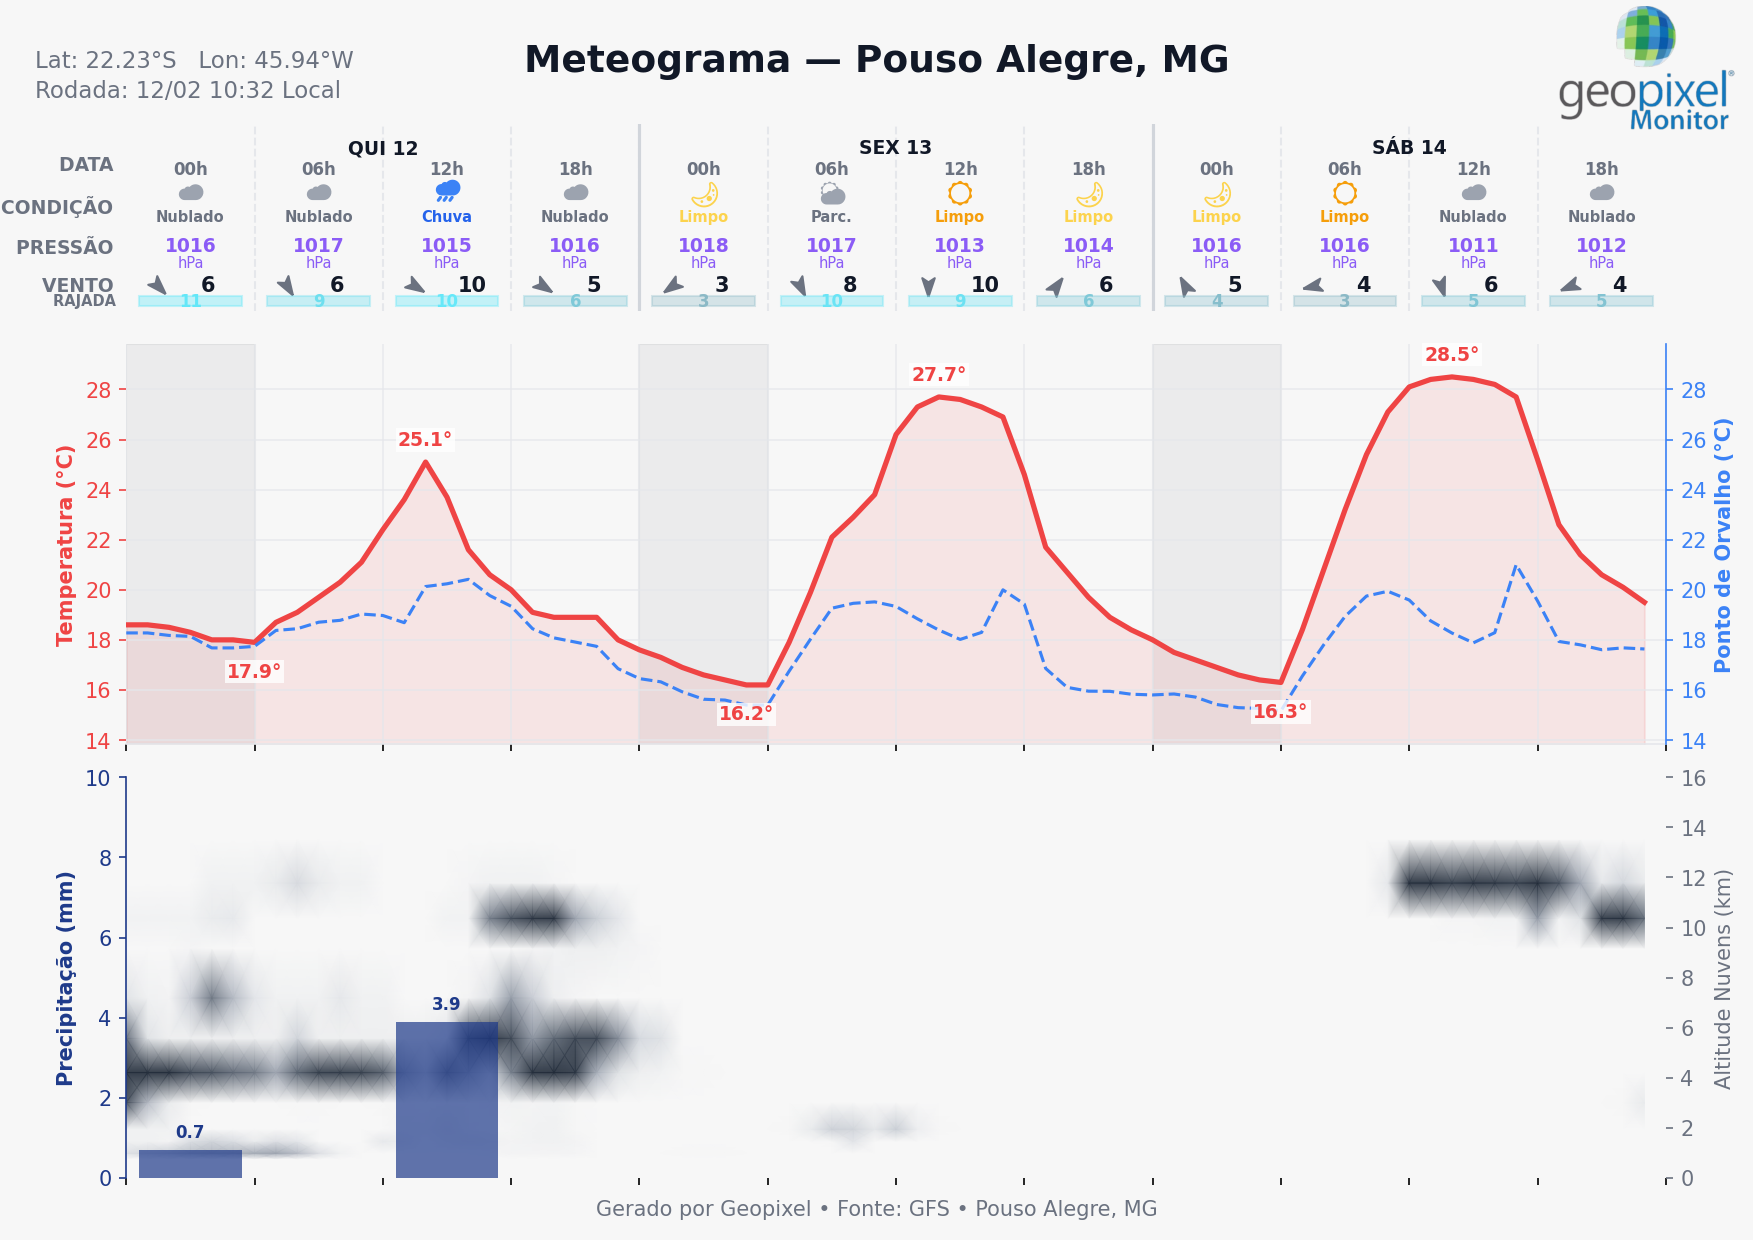

Reproduce this figure in Python.
import pandas as pd
import numpy as np
import matplotlib
matplotlib.use('Agg') # Backend para gerar arquivos sem janela
import matplotlib.pyplot as plt
import matplotlib.dates as mdates
from matplotlib import gridspec
from matplotlib.patches import Rectangle
import matplotlib.path as mpath
import matplotlib.markers as mmarkers
from pathlib import Path
import locale
from matplotlib.colors import LinearSegmentedColormap
import json
import httpx

# Configuração de Locale
try:
    locale.setlocale(locale.LC_TIME, 'pt_BR.UTF-8')
except Exception:
    try:
        locale.setlocale(locale.LC_TIME, 'Portuguese_Brazil.1252')
    except Exception:
        pass

# --- CONSTANTES DE DOWNLOAD (Do download_dados.py) ---
GFS_VARS = ",".join([
    "temperature_2m",
    "relativehumidity_2m",
    "precipitation",
    "cloudcover",
    "pressure_msl",
    "windspeed_10m",
    "windgusts_10m",
    "winddirection_10m",
    "is_day",
    "cloud_cover_1000hPa",
    "cloud_cover_950hPa",
    "cloud_cover_925hPa",
    "cloud_cover_900hPa",
    "cloud_cover_850hPa",
    "cloud_cover_800hPa",
    "cloud_cover_700hPa",
    "cloud_cover_600hPa",
    "cloud_cover_500hPa",
    "cloud_cover_400hPa",
    "cloud_cover_300hPa",
    "cloud_cover_250hPa",
    "cloud_cover_200hPa",
    "cloud_cover_150hPa",
    "cloud_cover_100hPa"
])

MARINE_VARS = ",".join([
    "wave_height",
    "wave_direction",
    "wind_wave_height",
    "wind_wave_direction",
    "swell_wave_height",
    "swell_wave_direction",
])

# --- FUNÇÕES DE DOWNLOAD ---
def fetch_gfs(lat: float, lon: float, days: int = 7, tz: str = "America/Sao_Paulo") -> dict:
    url = (
        "https://api.open-meteo.com/v1/gfs"
        f"?latitude={lat}&longitude={lon}"
        f"&hourly={GFS_VARS}"
        f"&timezone={tz}"
        f"&forecast_days={days}"
    )
    print(f"Baixando dados de: {url}")
    with httpx.Client(timeout=30) as cx:
        r = cx.get(url)
        r.raise_for_status()
        return r.json()

def fetch_marine(lat: float, lon: float, days: int = 7, tz: str = "America/Sao_Paulo") -> dict:
    url = (
        "https://marine-api.open-meteo.com/v1/marine"
        f"?latitude={lat}&longitude={lon}"
        f"&hourly={MARINE_VARS}"
        f"&timezone={tz}"
        f"&forecast_days={days}"
    )
    print(f"Baixando dados marinhos de: {url}")
    with httpx.Client(timeout=30) as cx:
        r = cx.get(url)
        r.raise_for_status()
        return r.json()

def to_dataframe(d: dict) -> pd.DataFrame:
    h = d["hourly"]
    df = pd.DataFrame(h)
    df["time"] = pd.to_datetime(df["time"])
    df = df.set_index("time")
    if "relativehumidity_2m" in df.columns and "temperature_2m" in df.columns:
        T = df["temperature_2m"]
        RH = df["relativehumidity_2m"] / 100.0
        a = 17.27
        b = 237.7
        gamma = (a * T) / (b + T) + np.log(RH)
        df["dewpoint_2m"] = (b * gamma) / (a - gamma)
    if "windspeed_10m" in df.columns and "winddirection_10m" in df.columns:
        rad = np.deg2rad(df["winddirection_10m"])
        df["wind_u10"] = -df["windspeed_10m"] * np.sin(rad)
        df["wind_v10"] = -df["windspeed_10m"] * np.cos(rad)
    
    return df

def save_json(d: dict, path: Path) -> None:
    path.parent.mkdir(parents=True, exist_ok=True)
    path.write_text(json.dumps(d, ensure_ascii=False))

def save_csv(df: pd.DataFrame, path: Path) -> None:
    path.parent.mkdir(parents=True, exist_ok=True)
    df.to_csv(path, index=True)

def load_tide_table() -> pd.DataFrame:
    tide_path = Path(__file__).parent / 'data' / 'tabua_mares_2026.csv'
    if not tide_path.exists():
        return pd.DataFrame(columns=['altura'])
    df = pd.read_csv(tide_path, sep=';', header=None, names=['data', 'hora', 'altura'], engine='python')
    df = df[df['altura'].notna()]
    df['altura'] = df['altura'].astype(str).str.replace(',', '.', regex=False)
    df['altura'] = df['altura'].astype(float)
    df['data_hora'] = pd.to_datetime(df['data'] + ' ' + df['hora'], format='%d/%m/%Y %H:%M:%S', errors='coerce')
    df = df.dropna(subset=['data_hora'])
    df = df.set_index('data_hora')[['altura']]
    return df

# --- FUNÇÕES DE PROCESSAMENTO E GRÁFICO (Do generate_meteogram.py) ---
def aggregate_6h(df):
    # Agrega dados horários para blocos de 6h
    agg_dict = {
        'temperature_2m': 'mean',
        'dewpoint_2m': 'mean',
        'precipitation': 'sum',
        'cloudcover': 'mean',
        'windspeed_10m': 'max',
        'windgusts_10m': 'max',
        'pressure_msl': 'min',
        'is_day': 'first',
        'winddirection_10m': 'mean'
    }
    
    # Adicionar agregação de ondas se as colunas existirem
    if 'wave_height' in df.columns:
        agg_dict['wave_height'] = 'mean'
    if 'wave_direction' in df.columns:
        agg_dict['wave_direction'] = 'first'

    # Inclui nuvens por nível se houver
    for col in df.columns:
        if 'cloud_cover_' in col:
            agg_dict[col] = 'mean'
            
    return df.resample('6h').agg(agg_dict)

def get_wind_color(speed):
    # Cores baseadas na velocidade (km/h) - Gradiente Suave
    # 0: Cinza (#9ca3af)
    # 10: Ciano claro (#67e8f9)
    # 20: Ciano (#22d3ee)
    # 40: Amarelo (#facc15)
    # 60: Laranja (#fb923c)
    # 80: Vermelho (#ef4444)
    # 100: Vermelho (#ef4444)
    
    # Normalizar velocidade entre 0 e 100 km/h (satura em 100)
    s = max(0, min(speed, 100))
    norm = s / 100.0
    
    # Definir gradiente
    colors = [
        (0.0, '#9ca3af'), 
        (0.1, '#67e8f9'), 
        (0.2, '#22d3ee'),
        (0.3, '#facc15'),
        (0.5, '#fb923c'),
        (0.8, '#ef4444'),
        (1.0, '#ef4444')
    ]
    cmap = LinearSegmentedColormap.from_list("wind_gust", colors)
    
    # Obter cor RGBA interpolada
    rgba = cmap(norm)
    color_hex = matplotlib.colors.to_hex(rgba)
    
    # Alpha progressivo para dar destaque visual
    alpha = 0.3 + (0.6 * norm)
    
    return color_hex, alpha

def draw_font_icon(ax, x_center, y_center, condition, is_day):
    # Usar fonte do sistema com suporte a emojis/símbolos (Windows)
    FONT_NAME = 'Segoe UI Emoji' 
    FONT_SIZE = 12 # Tamanho grande para o ícone
    
    icon_char = ''
    icon_color = ''
    
    # Ajuste fino vertical (deslocado para baixo conforme solicitado)
    y_pos = y_center - 0.15

    if condition == 'rain':
        # Nuvem com chuva (🌧️)
        icon_char = '\U0001F327' 
        icon_color = '#3B82F6' # Azul
    
    elif condition == 'cloudy':
        # Nuvem (☁)
        icon_char = '\u2601' 
        icon_color = '#9CA3AF' # Cinza
        
    elif condition == 'partly':
        # Sol com nuvem (⛅)
        icon_char = '\u26C5'
        icon_color = '#9CA3AF' # Cinza
        if not is_day:
            # Não existe "Lua atrás da nuvem" universal. Vamos usar nuvem simples.
            icon_char = '\u2601'
    
    else: # Clear
        if is_day:
            # Sol (☀)
            icon_char = '\u2600'
            icon_color = '#F59E0B' # Laranja
        else:
            # Lua (🌙)
            icon_char = '\U0001F319' # Crescent Moon
            icon_color = '#FCD34D' # Amarelo Lua

    try:
        ax.text(x_center, y_pos, icon_char, fontname=FONT_NAME, fontsize=FONT_SIZE, 
                color=icon_color, ha='center', va='center', zorder=10)
    except Exception:
        ax.text(x_center, y_pos, "?", fontsize=20, ha='center', va='center')

    # Retornar rótulos de texto
    if condition == 'rain':
        return "Chuva", '#2563EB'
    elif condition == 'cloudy':
        return "Nublado", '#6B7280'
    elif condition == 'partly':
        return "Parc.", '#6B7280'
    else:
        return "Limpo", ('#F59E0B' if is_day else '#FCD34D')

def draw_meteogram(df_agg, df_hourly, output_path, city_name, lat, lon, is_litoral):
    # Configuração A4 Paisagem Estilizada
    plt.style.use('fast') # Base clean
    fig = plt.figure(figsize=(11.69, 8.27), dpi=150, facecolor='#f7f7f7') # Cor de fundo HTML
    
    # Cores do HTML
    C_BG = '#f7f7f7'
    C_GRID = '#e5e7eb'
    C_TEXT = '#111827'
    C_MUTED = '#6b7280'
    C_TEMP = '#ef4444'
    C_DEW = '#3b82f6'
    C_RAIN = '#1e3a8a' # Azul mais escuro (blue-900)
    C_WAVE = '#0891b2' # Ciano escuro
    
    # Layout: Topo (Tabela), Meio (Temp), Baixo (Chuva)
    gs = gridspec.GridSpec(3, 1, height_ratios=[1.4, 3, 3], hspace=0.1, 
                           left=0.072, right=0.95, top=0.90, bottom=0.05)
    
    ax_table = fig.add_subplot(gs[0], facecolor=C_BG)
    ax_temp = fig.add_subplot(gs[1], sharex=ax_table, facecolor=C_BG)
    ax_precip = fig.add_subplot(gs[2], sharex=ax_table, facecolor=C_BG)
    
    times = df_agg.index
    
    # --- 1. TABELA DE DADOS ---
    # Ajustado para 6h (intervalo menor, então +6h para margem)
    ax_table.set_xlim(times[0], times[-1] + pd.Timedelta(hours=6))
    ax_table.set_ylim(0, 4.5)
    ax_table.axis('off')
    
    # Rótulos Laterais
    labels = [
        (0.6, "VENTO"), (1.5, "PRESSÃO"), 
        (2.5, "CONDIÇÃO"), (3.5, "DATA")
    ]
    for y, txt in labels:
        ax_table.text(times[0], y, txt + "  ", ha='right', va='center', fontsize=9, color=C_MUTED, fontweight='bold', fontfamily='sans-serif')
        
    ax_table.text(times[0], 0.22, "RAJADA  ", ha='right', va='center', fontsize=7, color=C_MUTED, fontweight='bold', fontfamily='sans-serif')

    for i, t in enumerate(times):
        if i > 0:
            ax_table.axvline(t, color=C_GRID, linestyle='--', linewidth=1)
            
        # Centro do bloco de 6h = t + 3h
        x_center = t + pd.Timedelta(hours=3)
        
        # LINHA 3: Hora e Dia
        hour_txt = t.strftime('%H')
        ax_table.text(x_center, 3.4, hour_txt + "h", ha='center', va='center', fontsize=8, fontweight='bold', color=C_MUTED)
        
        # Lógica de Rótulo do Dia (Centralizado nos blocos do dia)
        if i == 0 or t.day != times[i-1].day:
            day_txt = t.strftime('%a %d').upper()
            
            # Encontrar todos os blocos deste dia
            current_day = t.day
            day_blocks = [time for time in times if time.day == current_day]
            
            if day_blocks:
                start_t = day_blocks[0]
                end_t = day_blocks[-1] + pd.Timedelta(hours=6)
                day_x = start_t + (end_t - start_t) / 2
                
                ax_table.text(day_x, 3.9, day_txt, ha='center', va='center', fontsize=9, color=C_TEXT, fontweight='bold')
            
            if i > 0:
                ax_table.axvline(t, color='#d1d5db', linestyle='-', linewidth=1.5)

        # LINHA 2: Ícone do Tempo
        is_day = df_agg['is_day'].iloc[i]
        
        # Ajuste: Se for 18h, considerar como noite (para exibir lua se estiver limpo)
        if t.hour == 18:
            is_day = 0

        precip = df_agg['precipitation'].iloc[i]
        cloud = df_agg['cloudcover'].iloc[i]
        
        cond_type = 'clear'
        if precip >= 1.0: cond_type = 'rain'
        elif cloud >= 80: cond_type = 'cloudy'
        elif cloud >= 40: cond_type = 'partly'
        
        label_txt, label_color = draw_font_icon(ax_table, x_center, 2.95, cond_type, is_day)
        ax_table.text(x_center, 2.25, label_txt, ha='center', va='center', fontsize=7, color=label_color, fontweight='bold')

        # LINHA 1: Pressão
        press = df_agg['pressure_msl'].iloc[i]
        ax_table.text(x_center, 1.55, f"{press:.0f}", ha='center', va='center', fontsize=9, color='#8b5cf6', fontweight='bold')
        ax_table.text(x_center, 1.15, "hPa", ha='center', va='center', fontsize=7, color='#8b5cf6')
        
        # LINHA 0: Vento
        w_spd = df_agg['windspeed_10m'].iloc[i]
        w_dir = df_agg['winddirection_10m'].iloc[i]
        w_gust = df_agg['windgusts_10m'].iloc[i]
        
        arrow_path = mpath.Path([
            (0, 1.0), (-0.6, -0.8), (0, -0.4), (0.6, -0.8), (0, 1.0)
        ])
        t_trans = matplotlib.transforms.Affine2D().rotate_deg(270 - w_dir)
        m = mmarkers.MarkerStyle(marker=arrow_path, transform=t_trans)
        
        # Ajuste de posição para caber em 6h (mais estreito)
        ax_table.scatter(x_center - pd.Timedelta(hours=1.5), 0.6, marker=m, s=100, color=C_MUTED)
        ax_table.text(x_center + pd.Timedelta(hours=0.5), 0.6, f"{w_spd:.0f}", ha='left', va='center', fontsize=10, fontweight='bold', color=C_TEXT)
        # ax_table.text(x_center + pd.Timedelta(hours=1.2), 0.6, "km/h", ha='left', va='center', fontsize=7, color=C_MUTED) # Removido para economizar espaço ou ajustado
        
        # Rajada
        c_gust, alpha_gust = get_wind_color(w_gust)
        rect_w = 0.20 # Mais estreito para 6h (era 0.40 para 12h)
        rect_x = mdates.date2num(x_center) - (rect_w / 2)
        ax_table.add_patch(Rectangle((rect_x, 0.1), rect_w, 0.25, color=c_gust, alpha=alpha_gust))
        ax_table.text(x_center, 0.22, f"{w_gust:.0f}", ha='center', va='center', fontsize=8, color=c_gust, fontweight='bold')

    # --- 2. GRÁFICO TEMPERATURA ---
    ax_temp.grid(True, linestyle='-', color=C_GRID, alpha=0.8)
    ax_temp.spines['top'].set_visible(False)
    ax_temp.spines['right'].set_visible(False)
    ax_temp.spines['left'].set_visible(False)
    ax_temp.spines['bottom'].set_color(C_GRID)
    
    ax_temp.fill_between(df_hourly.index, df_hourly['temperature_2m'], alpha=0.1, color=C_TEMP)
    ax_temp.plot(df_hourly.index, df_hourly['temperature_2m'], color=C_TEMP, linewidth=2.5, label='Temp')
    ax_temp.plot(df_hourly.index, df_hourly['dewpoint_2m'], color=C_DEW, linewidth=1.5, linestyle='--', label='Orvalho')
    
    # Extremos diários
    for _, group in df_hourly.groupby(df_hourly.index.date):
        t_max = group['temperature_2m'].max()
        idx_max = group['temperature_2m'].idxmax()
        ax_temp.text(idx_max, t_max + 0.5, f"{t_max:.1f}°", ha='center', va='bottom', fontsize=9, color=C_TEMP, fontweight='bold', bbox=dict(facecolor='white', alpha=0.8, edgecolor='none', pad=1))
        
        t_min = group['temperature_2m'].min()
        idx_min = group['temperature_2m'].idxmin()
        ax_temp.text(idx_min, t_min - 0.8, f"{t_min:.1f}°", ha='center', va='top', fontsize=9, color=C_TEMP, fontweight='bold', bbox=dict(facecolor='white', alpha=0.8, edgecolor='none', pad=1))
        
    ax_temp.set_ylabel('Temperatura (°C)', color=C_TEMP, fontweight='bold')
    ax_temp.tick_params(axis='y', colors=C_TEMP)

    # Eixo Orvalho
    ax_dew = ax_temp.twinx()
    t_min = min(df_hourly['temperature_2m'].min(), df_hourly['dewpoint_2m'].min())
    t_max = max(df_hourly['temperature_2m'].max(), df_hourly['dewpoint_2m'].max())
    padding = (t_max - t_min) * 0.1
    y_limits = (t_min - padding, t_max + padding)
    ax_temp.set_ylim(y_limits)
    ax_dew.set_ylim(y_limits)
    
    ax_dew.set_ylabel('Ponto de Orvalho (°C)', color=C_DEW, fontweight='bold')
    ax_dew.tick_params(axis='y', colors=C_DEW)
    ax_dew.spines['top'].set_visible(False)
    ax_dew.spines['left'].set_visible(False)
    ax_dew.spines['bottom'].set_visible(False)
    ax_dew.spines['right'].set_color(C_DEW)
    
    for i, t in enumerate(times):
        if df_agg['is_day'].iloc[i] == 0:
            # 6h block night highlight
            ax_temp.axvspan(t, t + pd.Timedelta(hours=6), color='#111827', alpha=0.05)

    # --- 3. GRÁFICO CHUVA E NUVENS ---
    ax_precip.grid(False)
    ax_precip.spines['top'].set_visible(False)
    ax_precip.spines['right'].set_visible(False)
    ax_precip.spines['left'].set_visible(False)
    ax_precip.spines['bottom'].set_visible(False)
    
    # Heatmap
    levels = [1000, 950, 925, 900, 850, 800, 700, 600, 500, 400, 300, 250, 200, 150, 100]
    alts = [44.33 * (1 - (p/1013.25)**0.1903) for p in levels]
    
    cloud_data = []
    for p in levels:
        col = f'cloud_cover_{p}hPa'
        if col in df_hourly.columns:
            cloud_data.append(df_hourly[col].values)
        else:
            cloud_data.append(np.zeros(len(df_hourly)))
    
    Z = np.array(cloud_data)
    cmap_colors = ['#f7f7f7', '#d1d5db', '#9ca3af', '#4b5563', '#1f2937']
    cmap = LinearSegmentedColormap.from_list("cloud_cmap", cmap_colors)
    
    time_nums = mdates.date2num(df_hourly.index)
    T_grid, A_grid = np.meshgrid(time_nums, alts)
    
    ax_precip.pcolormesh(T_grid, A_grid, Z, shading='gouraud', cmap=cmap, vmin=0, vmax=100, alpha=0.9)
    
    # Eixos (Ordem Corrigida)
    # Criar eixo secundário (Chuva) PRIMEIRO
    ax_rain = ax_precip.twinx()
    
    # Configurar Eixo Nuvens (Principal) -> DIREITA
    ax_precip.set_ylim(0, 16)
    ax_precip.yaxis.set_label_position("right")
    ax_precip.yaxis.tick_right()
    ax_precip.set_ylabel('Altitude Nuvens (km)', color=C_MUTED)
    ax_precip.tick_params(axis='y', colors=C_MUTED)
    
    # Configurar Eixo Chuva (Secundário) -> ESQUERDA
    ax_rain.yaxis.set_label_position("left")
    ax_rain.yaxis.tick_left()
    ax_rain.set_ylabel('Precipitação (mm)', color=C_RAIN, fontweight='bold')
    ax_rain.tick_params(axis='y', colors=C_RAIN)
    ax_rain.spines['top'].set_visible(False)
    ax_rain.spines['right'].set_visible(False)
    ax_rain.spines['bottom'].set_visible(False)
    ax_rain.spines['left'].set_color(C_RAIN)
    
    # Barras de chuva (Agregado 6h)
    # Alinhar barras ao centro do intervalo
    # width = 0.2 dias (aprox 5h)
    ax_rain.bar(df_agg.index + pd.Timedelta(hours=3), df_agg['precipitation'], width=0.2, color=C_RAIN, alpha=0.7, zorder=10)
    
    # Rótulos de chuva
    for t, v in df_agg['precipitation'].items():
        if v > 0.1:
            ax_rain.text(t + pd.Timedelta(hours=3), v + 0.2, f"{v:.1f}", ha='center', va='bottom', fontsize=8, color=C_RAIN, fontweight='bold')
            
    ax_rain.set_ylim(0, max(10, df_agg['precipitation'].max() * 1.2))

    # Eixo X comum
    ax_precip.xaxis.set_major_locator(mdates.HourLocator(interval=6))
    plt.setp(ax_table.get_xticklabels(), visible=False)
    plt.setp(ax_temp.get_xticklabels(), visible=False)
    # plt.setp(ax_precip.get_xticklabels(), visible=False) # Agora é o último, deve mostrar? Não, vamos ver.
    # Normalmente o último mostra datas/horas. Mas a tabela lá em cima já tem.
    # O original removia do ax_wave. Se removermos ax_wave, ax_precip é o ultimo.
    # Mas a tabela (ax_table) já mostra horas.
    plt.setp(ax_precip.get_xticklabels(), visible=False) 
    
    source_label = "GFS/GFS-WAVE/Marinha" if is_litoral else "GFS"
    fig.text(0.5, 0.02, f"Gerado por Geopixel • Fonte: {source_label} • {city_name}", ha='center', fontsize=10, color=C_MUTED)
    
    logo_path = Path(__file__).parent / "geo_logo1.png"
    if logo_path.exists():
        try:
            img = plt.imread(str(logo_path))
            ax_logo = fig.add_axes([0.85, 0.895, 0.14, 0.10], anchor='NE', zorder=12)
            ax_logo.imshow(img)
            ax_logo.axis('off')
        except Exception:
            pass

    now_str = pd.Timestamp.now().strftime('%d/%m %H:%M')
    lat_str = f"{abs(lat):.2f}°S" if lat < 0 else f"{lat:.2f}°N"
    lon_str = f"{abs(lon):.2f}°W" if lon < 0 else f"{lon:.2f}°E"
    info_txt = f"Lat: {lat_str}   Lon: {lon_str}\nRodada: {now_str} Local"
    fig.text(0.02, 0.96, info_txt, ha='left', va='top', fontsize=11, color=C_MUTED, linespacing=1.4)
    fig.text(0.5, 0.95, f"Meteograma — {city_name}", ha='center', va='center', fontsize=18, fontweight='bold', color=C_TEXT)

    plt.savefig(output_path, facecolor=C_BG)
    print(f"Sucesso! Arquivo salvo em: {output_path}")
    plt.close(fig)

def main():
    # Configuração das Cidades
    cities = [
        {"name": "Pouso Alegre, MG", "file_name": "pouso_alegre", "lat": -22.23, "lon": -45.94, "litoral": False},
    ]

    root = Path(__file__).parent
    data_dir = root / "data"
    data_dir.mkdir(parents=True, exist_ok=True)

    for city in cities:
        print(f"\n==================================================")
        print(f"Processando: {city['name']}")
        print(f"==================================================")
        
        lat = city["lat"]
        lon = city["lon"]
        file_name = city["file_name"]
        is_litoral = city["litoral"]
        
        raw_path = data_dir / f"gfs_{file_name}_raw.json"
        csv_path = data_dir / f"gfs_{file_name}_hourly.csv"
        output_path = root / f"meteograma_boletim_{file_name}.png" # Ajustado nome output

        # 1. Download de Dados
        print("--- Etapa 1: Download de Dados GFS e Marine ---")
        df = None
        try:
            # GFS - 3 DIAS APENAS
            d = fetch_gfs(lat, lon, days=3)
            df = to_dataframe(d)
            
            # Marine (apenas se for litoral)
            if is_litoral:
                try:
                    d_marine = fetch_marine(lat, lon, days=3)
                    df_marine = to_dataframe(d_marine)
                    df = df.join(df_marine, rsuffix="_marine")
                    print("Dados marinhos mesclados com sucesso.")
                except Exception as em:
                    print(f"Erro no download marinho: {em}")
            else:
                print("Cidade do interior: pulando dados marinhos.")

            # Salvar backup
            save_json(d, raw_path)
            save_csv(df, csv_path)
            print("Dados baixados e salvos com sucesso.")
            
        except Exception as e:
            print(f"Erro no download: {e}")
            if csv_path.exists():
                print("Tentando usar dados locais em cache...")
                df = pd.read_csv(csv_path)
                df['time'] = pd.to_datetime(df['time'])
                df = df.set_index('time')
            else:
                print("Não foi possível obter dados. Pulando esta cidade.")
                continue

        # 2. Processamento e Geração do Gráfico
        print("\n--- Etapa 2: Geração do Meteograma ---")
        try:
            if df is not None and not df.empty:
                # Agregação 6h
                df_agg = aggregate_6h(df)
                draw_meteogram(df_agg, df, output_path, city["name"], lat, lon, is_litoral)
            else:
                print("DataFrame vazio ou inválido.")
        except Exception as e:
            print(f"Erro na geração do gráfico: {e}")
            import traceback
            traceback.print_exc()

if __name__ == "__main__":
    main()
